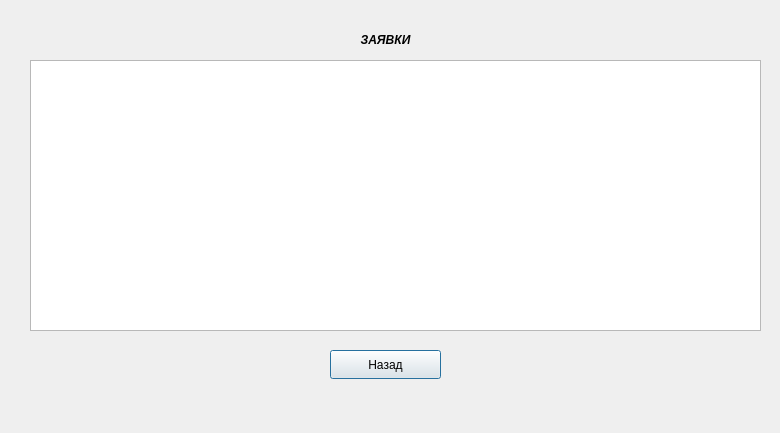
<?xml version="1.0" encoding="UTF-8"?>
<ui version="4.0">
 <class>Zayavki12</class>
 <widget class="QDialog" name="Zayavki12">
  <property name="geometry">
   <rect>
    <x>0</x>
    <y>0</y>
    <width>780</width>
    <height>433</height>
   </rect>
  </property>
  <property name="windowTitle">
   <string>Dialog</string>
  </property>
  <property name="layoutDirection">
   <enum>Qt::LeftToRight</enum>
  </property>
  <widget class="QLabel" name="label">
   <property name="geometry">
    <rect>
     <x>310</x>
     <y>30</y>
     <width>151</width>
     <height>20</height>
    </rect>
   </property>
   <property name="text">
    <string>&lt;html&gt;&lt;head/&gt;&lt;body&gt;&lt;p align=&quot;center&quot;&gt;&lt;span style=&quot; font-weight:700; font-style:italic;&quot;&gt;ЗАЯВКИ&lt;/span&gt;&lt;/p&gt;&lt;/body&gt;&lt;/html&gt;</string>
   </property>
  </widget>
  <widget class="QTableView" name="tableView">
   <property name="geometry">
    <rect>
     <x>30</x>
     <y>60</y>
     <width>731</width>
     <height>271</height>
    </rect>
   </property>
   <property name="contextMenuPolicy">
    <enum>Qt::NoContextMenu</enum>
   </property>
   <property name="acceptDrops">
    <bool>false</bool>
   </property>
   <property name="autoFillBackground">
    <bool>true</bool>
   </property>
   <property name="inputMethodHints">
    <set>Qt::ImhNone</set>
   </property>
   <property name="lineWidth">
    <number>7</number>
   </property>
   <attribute name="horizontalHeaderMinimumSectionSize">
    <number>180</number>
   </attribute>
   <attribute name="horizontalHeaderHighlightSections">
    <bool>true</bool>
   </attribute>
   <attribute name="verticalHeaderVisible">
    <bool>true</bool>
   </attribute>
   <attribute name="verticalHeaderCascadingSectionResizes">
    <bool>true</bool>
   </attribute>
   <attribute name="verticalHeaderMinimumSectionSize">
    <number>50</number>
   </attribute>
   <attribute name="verticalHeaderHighlightSections">
    <bool>false</bool>
   </attribute>
   <attribute name="verticalHeaderStretchLastSection">
    <bool>false</bool>
   </attribute>
  </widget>
  <widget class="QPushButton" name="pushButton_2">
   <property name="geometry">
    <rect>
     <x>330</x>
     <y>350</y>
     <width>111</width>
     <height>29</height>
    </rect>
   </property>
   <property name="text">
    <string>Назад</string>
   </property>
  </widget>
 </widget>
 <resources/>
 <connections/>
</ui>
